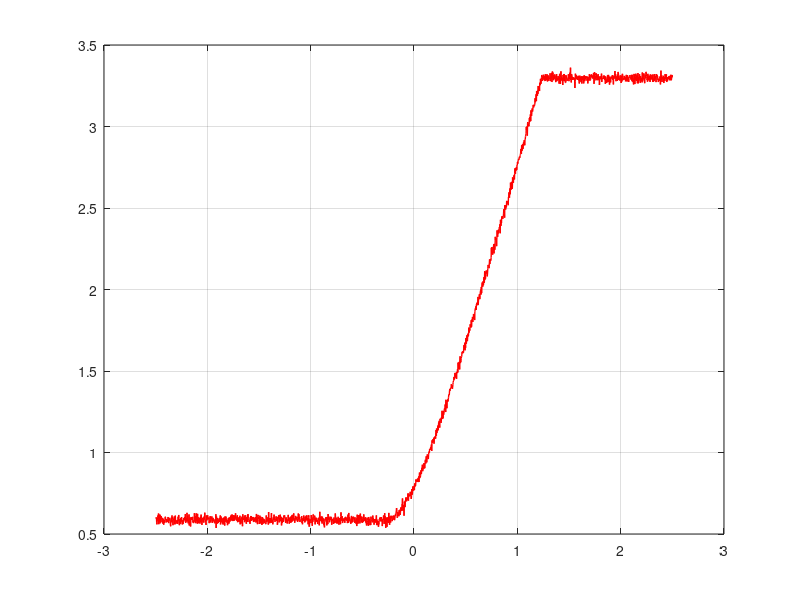

This figure's MATLAB source: (Note: this script raises an error after producing the figure.)
%% EGB345 - Servo Motor Identification Task 

%% Question 1
close all; clear; clc

% let's not run for 3 days :)
tStart = tic;

% creating randomly assigned data
% [km, alpha] = GenerateCSVRandom('EGB345RandomData.csv');
% true values of km and alpha
% km = 6.953793434319672;
% alpha = 3.027161552216756;

% first column is time data
% second column is step input data
% third column is step response data
% reading data from csv file to matlab workspace
csvfiledata = csvread('EGB345RandomData.csv', 2, 0);

% getting channel 1 which reads step input and channel 2 which reads step response data
step_input = csvfiledata(:, 2);
yn_random = csvfiledata(:, 3);

% getting channel 1 which is the time vector to plot
time = csvfiledata(:,1);

% plotting the unshifted and undelayed step response
figure();
plot(time, yn_random, 'red', 'LineWidth', 1, 'MarkerSize', 14);
hold on
grid on
box on

save('prelabdata_yn_random.txt','yn_random','-ascii');

% checking for abrupt changes in step input voltage
% expecting 2 results as output since there is only 2 places of interest
% 1. when step is on 2. when step is off
change = time(ischange(step_input, 'linear'));

% shifting time vector so that plot starts at approximately t = 0
time = time - change(1);

% defining start time and endtime for the response
% % using step input as a reference
starttime = 0;
endtime = change(2) - change(1);

% removing voltage offset by first calculating mean before t = 0 mean
% offset = yn_random(time < 0);
% offset = mean(offset);

% removing the voltage offset
% yn_random_fixed now starts from amplitude = 0
% yn_random_fixed now solely represents the response of the motor
% yn_random_fixed = yn_random - offset;

% removing offset and delays
% step input was from t = 0 to t = 1.5 approx.
% cropping the function with respect to the step response ON time
t = time((time >= starttime) & (time <= endtime));
yn_random = yn_random((time >= starttime) & (time <= endtime));

offset = yn_random(1);
yn_random_fixed = yn_random - offset;

% plotting shifted and delayed step response against time
plot(t, yn_random_fixed, 'blue', 'LineWidth', 1, 'MarkerSize', 14);

% axes labelling, title and legends
xlabel('time (s)', 'FontSize', 16);
ylabel('V_P(t)', 'FontSize', 16);
title('Open Loop Time Response Of The Motor System', 'FontSize', 20);
legend({'yn\_random', 'yn\_random\_fixed'}, 'FontSize', 16, 'Location', 'best');

% saving the generated step response and fixed step response as .txt files
save('prelabdata_yn_random_fixed.txt','yn_random_fixed','-ascii');


%% Question 2

% % Given values
% km = 6.953793434319672;
% alpha = 3.027161552216756;
%
% % TF =
%  
% %       6.954
% %   -------------
% %   s^2 + 3.027 s

% using yn_random_fixed data for the estmotor function
% to estimate K_est and alpha_est to test the functionig of our model
ydata = yn_random_fixed;

% running the estmotor function
[K_est, alpha_est] = estmotor(t, ydata);

% getting output K_est and storing in the numerator
numerator = [K_est];

% getting output alpha_est and storing in the denominator
denominator = [1 alpha_est 0];

% motor's shaft angle transfer function from estimated values
sysPerfectTF = tf(numerator, denominator);

% step response from estimated motor's shaft angle transfer function
sysPerfectSR = step(sysPerfectTF, t);

% error plot of yn_random_fixed vs motor's estimated step response
figure();
error = yn_random_fixed - sysPerfectSR;
plot(t, error, 'black', 'LineWidth', 1, 'MarkerSize', 14);
grid on
box on
xlabel('time (s)', 'FontSize', 16);
ylabel('amplitude', 'FontSize', 16);
title('error between yn\_random\_fixed and estimated step response', 'FontSize', 20);

% plotting motor's estimated step response and fixed step response against time
figure();
plot(t, yn_random_fixed, 'red', 'LineWidth', 1, 'MarkerSize', 14);
hold on
grid on
box on
plot(t, sysPerfectSR, 'blue', 'LineWidth', 1, 'MarkerSize', 14);

% axes labelling, title and legends
xlabel('time (s)', 'FontSize', 16);
ylabel('V_P(t)', 'FontSize', 16);
title('Estimation For Open Loop Time Response Of Motor System', 'FontSize', 20);
legend({'yn\_random\_fixed', 'motor''s estimated step response'}, 'FontSize', 16, 'Location', 'best');


%% Question 3

% Generate unknown data

% Use the estmotor function to find the best estimates for 'km' and 'alpha'

% Remove voltage offset and shift time response (similar to task 1)

% Plot y1 and the estimated y1

% Generating unknown data
% UnknownData('EGB345UnknownData.csv', 10454012);

unknowndata = csvread('EGB345UnknownData.csv', 2, 0);

time_unknown = unknowndata(:,1);
step_input_unknown = unknowndata(:,2);
step_response_unknown = unknowndata(:,3);

figure();
plot(time_unknown, step_response_unknown, 'LineWidth', 1, 'MarkerSize', 14);
hold on
grid on
box on

change_unknown = time_unknown(ischange(step_input_unknown, 'linear'));
time_unknown = time_unknown - change_unknown(1);
starttime_unknown = 0;
endtime_unknown = change_unknown(2) - change_unknown(1);

% offset_unknown = step_response_unknown(time_unknown < 0);
% offset_unknown = mean(offset_unknown);

t_unknown = time_unknown((time_unknown >= starttime_unknown) & (time_unknown <= endtime_unknown));
step_response_unknown = step_response_unknown((time_unknown >= starttime_unknown) & (time_unknown <= endtime_unknown));

offset_unknown = step_response_unknown(1);
y1 = step_response_unknown - offset_unknown;

save('prelabdata_y1.txt', 'y1', '-ascii');

plot(t_unknown, y1, 'LineWidth', 1, 'MarkerSize', 14);

xlabel('time (s)', 'FontSize', 16);
ylabel('V_P(t)', 'FontSize', 16);
title('unknown step response & unknown fixed step response vs unknown time', 'FontSize', 20);
legend({'unknown step response', 'y1'}, 'FontSize', 16, 'Location', 'best');

[K_est_unknown, alpha_est_unknown] = estmotor(t_unknown, y1);

numerator_unknown = [K_est_unknown];

denominator_unknown = [1 alpha_est_unknown 0];

sysPerfectTF_unknown = tf(numerator_unknown, denominator_unknown);

sysPerfectSR_unknown = step(sysPerfectTF_unknown, t_unknown);

figure();
error_unknown = y1 - sysPerfectSR_unknown;
plot(t_unknown, error_unknown, 'black', 'LineWidth', 1, 'MarkerSize', 14);
grid on
box on
xlabel('time (s)', 'FontSize', 16);
ylabel('amplitude', 'FontSize', 16);
title('error between y1 and estimated unknown step response', 'FontSize', 20);

figure();
plot(t_unknown, y1, 'red', 'LineWidth', 1, 'MarkerSize', 14);
hold on
grid on
box on
plot(t_unknown, sysPerfectSR_unknown, 'blue', 'LineWidth', 1, 'MarkerSize', 14);

xlabel('time (s)', 'FontSize', 16);
ylabel('V_P(t)', 'FontSize', 16);
title('Estimation For Unknown Data''s Open Loop Time Response', 'FontSize', 20);
legend({'EGB345UnknownData(y1)', 'unknown estimated step response'}, 'FontSize', 16, 'Location', 'best');

tEnd = toc(tStart)/60;
disp('* in spongebob tune *'); disp('A FEW MOMENTS LATER...');
disp('Code ran for'); disp(tEnd); disp('   minutes :)');
